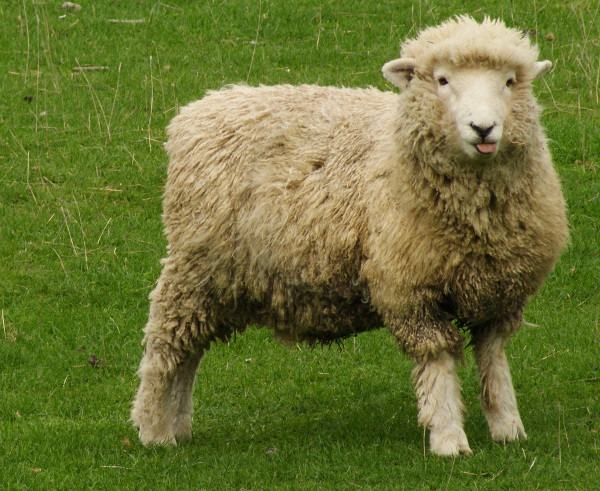
#> input picture maj/AnalyseNumerique/EDO_EDP/02_python/03_images/03_opencv/mon_image.jpg, 600 x 491 px
$ python image.py
#> lines starting #> are read from the running program, lines starting #| are printed output that depends on the picture; after the words box and inside, x2 and y2 are one past the last pixel; in counts of white or black regions, pixels touching at a corner belong together
import cv2
import numpy as np
from matplotlib import pyplot as plt

#Ouverture de l'image
img = cv2.imread("mon_image.jpg")
#> img is the input picture: shape (491, 600, 3); mean B, G, R 52.8, 114.7, 106
#Filtrage de l'image
blur = cv2.GaussianBlur(img,(25,25),0)
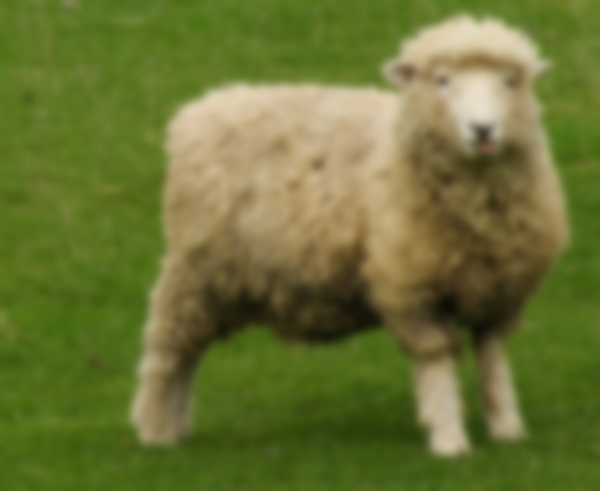
#> blur: shape (491, 600, 3); mean B, G, R 52.8, 114.7, 106
#Detection de contours
edges = cv2.Canny(blur,10,40,0)
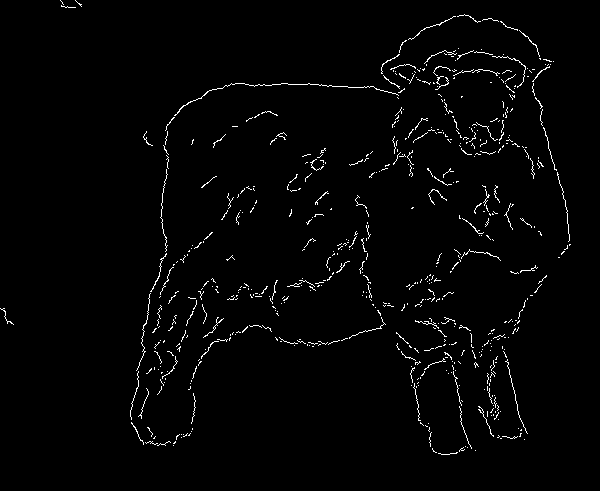
#> edges: shape (491, 600); 1.9% white in thin lines or dots, all inside (x1, y1, x2, y2) = (0, 0, 571, 455)

#Affichage
plt.subplot(131)
plt.imshow(img)

plt.subplot(132)
plt.imshow(blur)

plt.subplot(133)
plt.imshow(edges,cmap="gray")

plt.show()
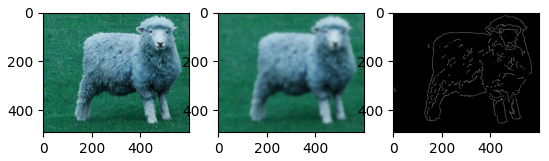
#> figure drawn by matplotlib, 3 panels; B, G, R data is drawn as R, G, B
